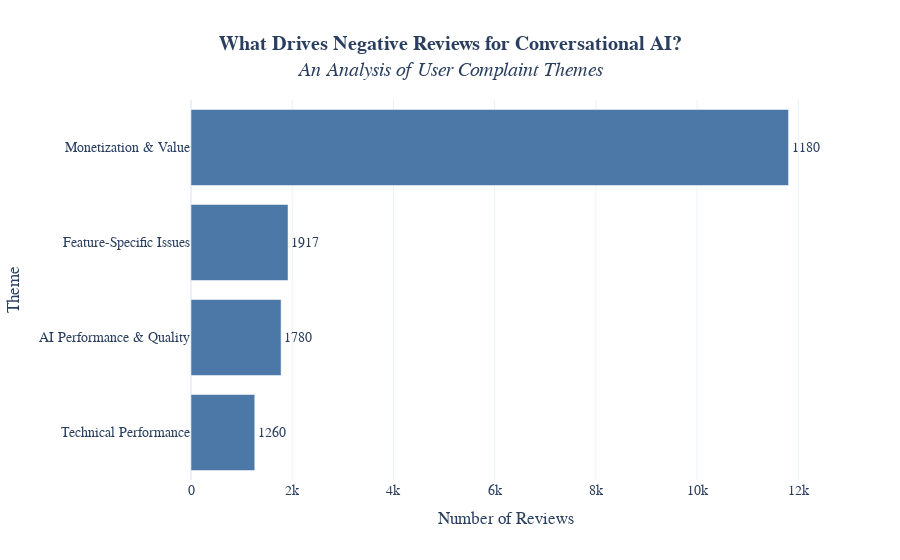

The notebook cell saved with this chart:
### Markdown cell above
## Part 5: Core Findings & Visualizations

### Insight 1: Which Complaints Matter Most?

This "Problem Priority Matrix" plots complaint frequency against emotional intensity. It helps us identify the most critical issues: those that are both common and highly frustrating to users.

### Code cell
# --- The Big Picture: High-Level Complaint Themes ---

# Use the 'theme_distribution' DataFrame you already created
# Or recreate it:
theme_distribution_conv = (
    df[~df["theme"].isin(["Outliers / Generic", "Other/Misc."])]["theme"]
    .value_counts()
    .reset_index()
)
theme_distribution_conv.columns = ["Theme", "Number of Reviews"]

fig_conv_main = px.bar(
    theme_distribution_conv,
    x="Number of Reviews",
    y="Theme",
    orientation="h",
    title="<b>What Drives Negative Reviews for Conversational AI?</b><br><i>An Analysis of User Complaint Themes</i>",
    text="Number of Reviews",
    template="plotly_white",
    color_discrete_sequence=["#4C78A8"],  # A nice blue color
)
fig_conv_main.update_traces(textposition="outside")
fig_conv_main.update_layout(
    yaxis={"categoryorder": "total ascending"},
    title_x=0.5,
    font=dict(family="Arial", size=14),
)
fig_conv_main.show()

### Figure 1 — Plotly figure (JSON) as saved in the notebook; plotly's stock layout.template omitted (floating-point values rounded to 4 significant figures)
{"data": [{"hovertemplate": "Number of Reviews=%{text}<br>Theme=%{y}<extra></extra>", "legendgroup": "", "marker": {"color": "#4C78A8", "pattern": {"shape": ""}}, "name": "", "orientation": "h", "showlegend": false, "text": [11810.0, 1917.0, 1780.0, 1260.0], "textposition": "outside", "type": "bar", "x": [11807, 1917, 1780, 1260], "xaxis": "x", "y": ["Monetization & Value", "Feature-Specific Issues", "AI Performance & Quality", "Technical Performance"], "yaxis": "y"}], "layout": {"barmode": "relative", "font": {"family": "Arial", "size": 14}, "legend": {"tracegroupgap": 0}, "title": {"text": "<b>What Drives Negative Reviews for Conversational AI?</b><br><i>An Analysis of User Complaint Themes</i>", "x": 0.5}, "xaxis": {"anchor": "y", "domain": [0, 1], "title": {"text": "Number of Reviews"}}, "yaxis": {"anchor": "x", "categoryorder": "total ascending", "domain": [0, 1], "title": {"text": "Theme"}}}}
